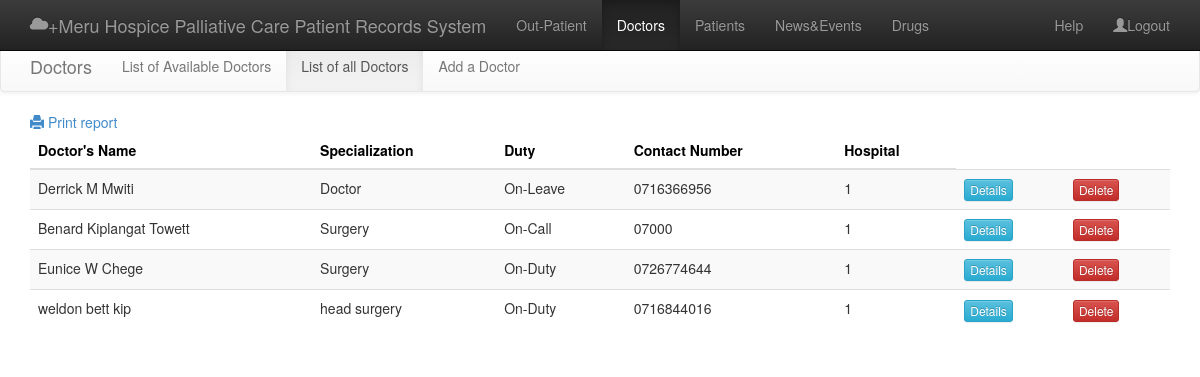
The page /admin/doctors.php?doc=alldoctors on the database its author committed.
### tables this page shows
CREATE TABLE `hos_doctor` (
  `id` int(20) NOT NULL auto_increment,
  `first_name` text NOT NULL,
  `middle_name` text NOT NULL,
  `last_name` text NOT NULL,
  `title` varchar(100) NOT NULL,
  `specialization` varchar(100) NOT NULL,
  `duty` varchar(100) NOT NULL,
  `phone` varchar(100) NOT NULL,
  `address` varchar(100) NOT NULL,
  `email` varchar(100) NOT NULL,
  `hospital_id` int(100) NOT NULL,
  `password` varchar(100) NOT NULL,
  PRIMARY KEY  (`id`)
);

### admin/all_doctors.php (the view, shortened to what this page needs)
 <div class="navbar navbar-default">
        <div class="container">
          <div class="navbar-header">
            <a class="navbar-brand" href="doctors.php">Doctors</a>
          </div>
          <div class="navbar-collapse collapse">
            <ul class="nav navbar-nav">
              <li><a href="doctors.php?doc=available">List of Available Doctors</a></li>
              <li class="active"><a href="doctors.php?doc=alldoctors">List of all Doctors</a></li>
              <li><a href="doctors.php?doc=adddoctor">Add a Doctor</a></li>
            </ul>
          </div>
        </div>
      </div>
<div class="container">
	<a href="controller/all_doctors_report.php"><span class="glyphicon glyphicon-print"></span> Print report</a>
	<center><table class="table table-striped">
    	<thead>
        	<tr style="color:#000;"><th>Doctor's Name</th><th>Specialization</th><th>Duty</th><th>Contact Number</th><th>Hospital</th></tr>
        </thead>
        <tbody>
            	<?php
				$sql = mysql_query("SELECT * FROM hos_doctor") or die(mysql_error());
				$docs = mysql_fetch_array($sql);
				if($docs > 0){
				do{
					echo "<tr><td>$docs[first_name] $docs[middle_name] $docs[last_name]</td><td>$docs[specialization]</td><td>$docs[duty]</td><td>$docs[phone]</td><td>$docs[hospital_id]</td><td><button class='btn btn-xs btn-info' onClick=ViewDetails($docs[id])>Details</button></td><td><button class='btn btn-xs btn-danger' onClick='DeleteItem($docs[id])'>Delete</button></td></tr>";
				}
				while($docs = mysql_fetch_array($sql));
				}else{
					echo "<tr><td align='center' colspan='6'>NO RECORDS FOUND</td></tr>";
				}
			?>
            </tbody>
        </table></center>
</div>

### rows shown on the page
hos_doctor: first_name "Derrick", middle_name "M", last_name "Mwiti", specialization "Doctor", duty "On-Leave", phone "0716366956", hospital "1"
hos_doctor: first_name "Benard", middle_name "Kiplangat", last_name "Towett", specialization "Surgery", duty "On-Call", phone "07000", hospital "1"
hos_doctor: first_name "Eunice", middle_name "W", last_name "Chege", specialization "Surgery", duty "On-Duty", phone "0726774644", hospital "1"
hos_doctor: first_name "weldon", middle_name "bett", last_name "kip", specialization "head surgery", duty "On-Duty", phone "0716844016", hospital "1"
